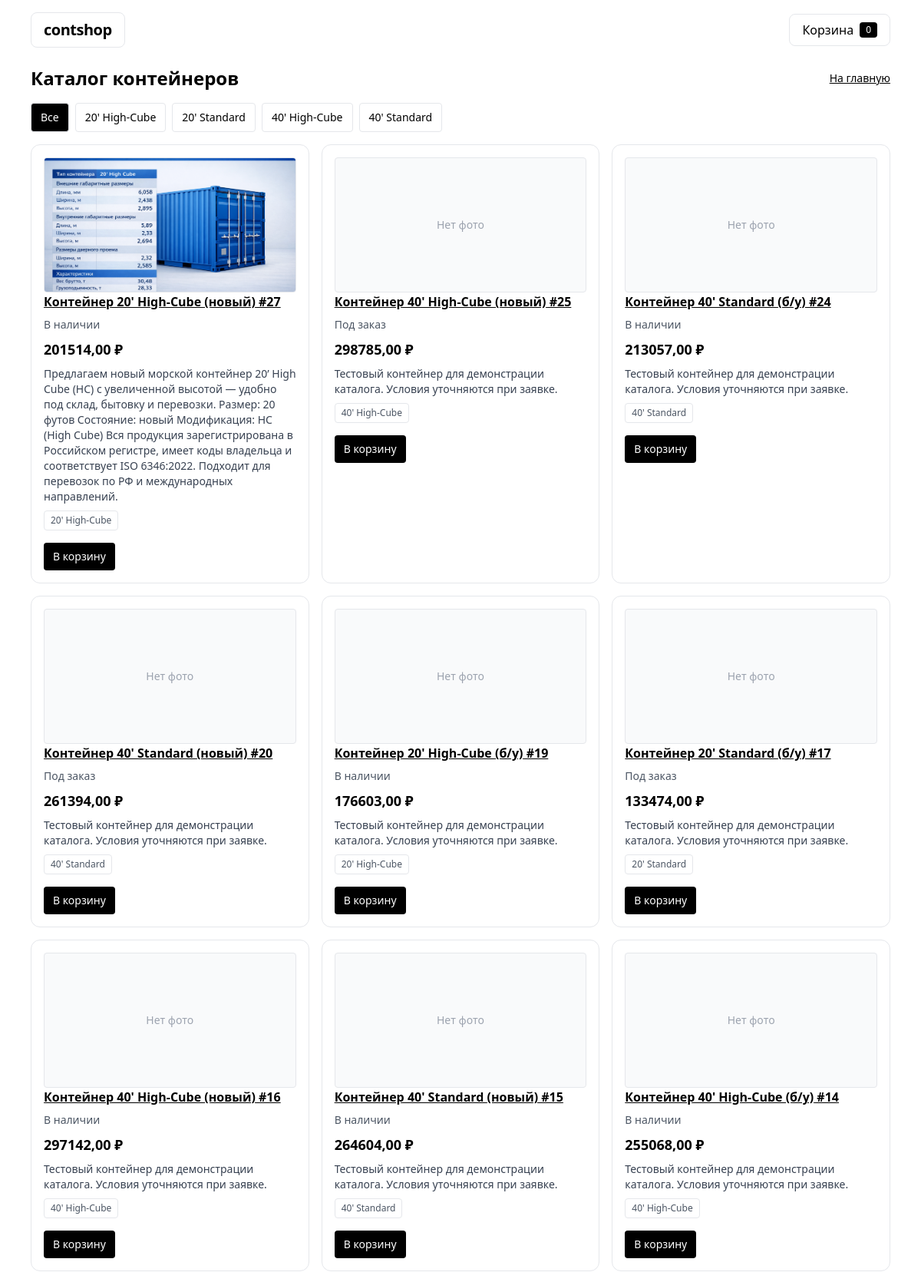
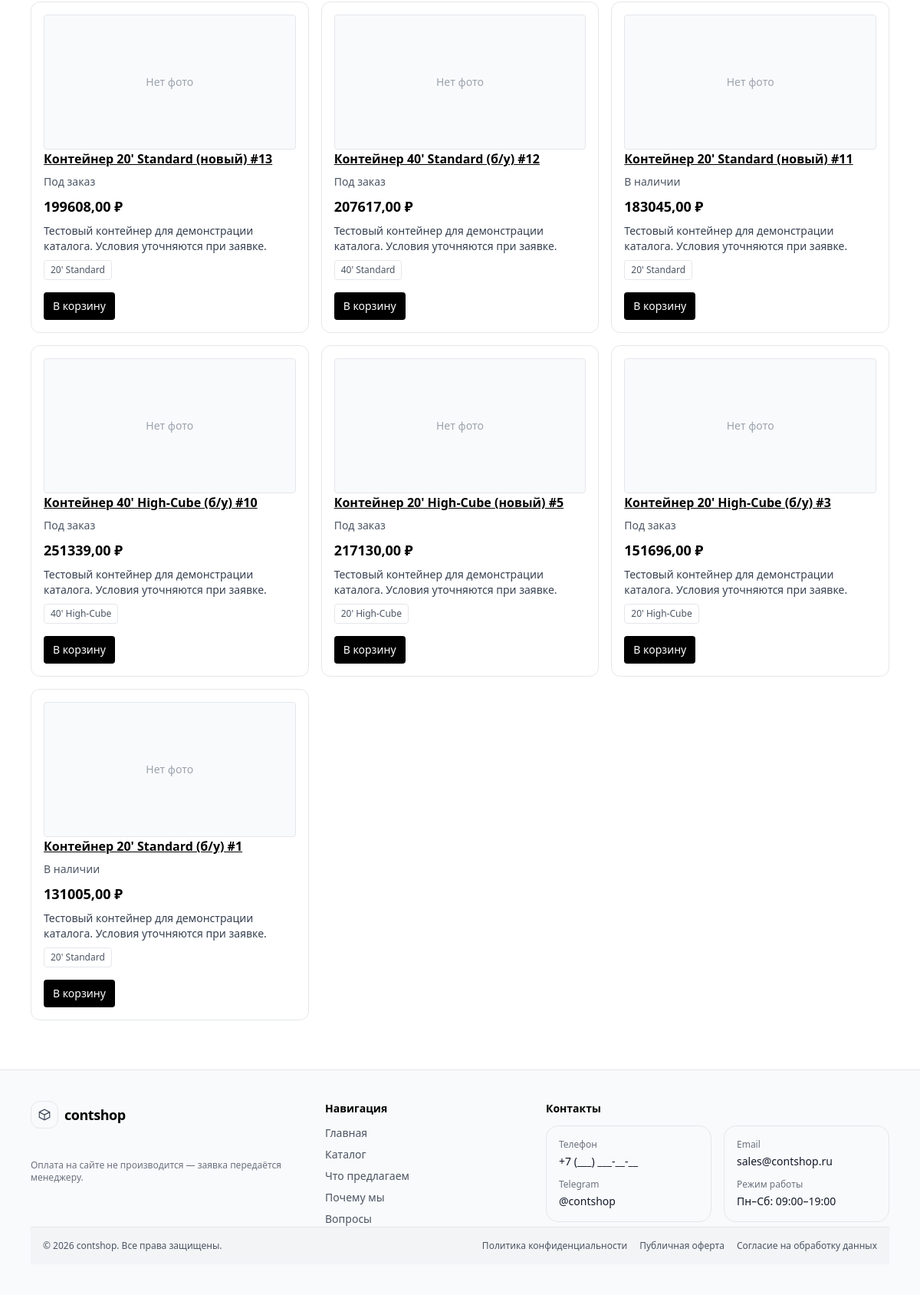
Page /catalog/ on the committed database (2 pictures, top to bottom).
### apps/catalog/models.py (models this page shows, shortened)
class Category(models.Model):
    title = models.CharField(max_length=120, unique=True)
    slug = models.SlugField(max_length=140, unique=True, blank=True)
    class Meta:
        verbose_name = "Категория"
        verbose_name_plural = "Категории"
        ordering = ["title"]

class Product(models.Model):
    AVAILABILITY_IN_STOCK = "in_stock"
    AVAILABILITY_ON_ORDER = "on_order"
    AVAILABILITY_OUT = "out"
    AVAILABILITY_CHOICES = [
        (AVAILABILITY_IN_STOCK, "В наличии"),
        (AVAILABILITY_ON_ORDER, "Под заказ"),
        (AVAILABILITY_OUT, "Нет"),
    ]
    CONDITION_NEW = "new"
    CONDITION_USED = "used"
    CONDITION_CHOICES = [
        (CONDITION_NEW, "Новый"),
        (CONDITION_USED, "Б/у"),
    ]
    SIZE_20 = "20"
    SIZE_40 = "40"
    SIZE_CHOICES = [
        (SIZE_20, "20 футов"),
        (SIZE_40, "40 футов"),
    ]
    TYPE_STD = "standard"
    TYPE_HC = "high_cube"
    TYPE_CHOICES = [
        (TYPE_STD, "Standard"),
        (TYPE_HC, "High-Cube"),
    ]
    title = models.CharField(max_length=200)
    slug = models.SlugField(max_length=220, unique=True)
    description = models.TextField(blank=True)
    categories = models.ManyToManyField(Category, related_name="products", blank=True)
    size = models.CharField(max_length=2, choices=SIZE_CHOICES, blank=True)
    container_type = models.CharField(max_length=20, choices=TYPE_CHOICES, blank=True)
    condition = models.CharField(max_length=10, choices=CONDITION_CHOICES, blank=True)
    is_for_sale = models.BooleanField(default=True)
    is_for_rent = models.BooleanField(default=False)
    price_sale = models.DecimalField(max_digits=12, decimal_places=2, null=True, blank=True)
    rent_terms = models.CharField(max_length=200, blank=True)
    availability = models.CharField(max_length=20, choices=AVAILABILITY_CHOICES, default=AVAILABILITY_IN_STOCK)
    created_at = models.DateTimeField(auto_now_add=True)
    class Meta:
        verbose_name = "Товар"
        verbose_name_plural = "Товары"
        ordering = ["-created_at"]

class ProductImage(models.Model):
    product = models.ForeignKey(Product, on_delete=models.CASCADE, related_name="images")
    image = models.ImageField(upload_to="products/")
    sort_order = models.PositiveIntegerField(default=0)
    class Meta:
        verbose_name = "Фото товара"
        verbose_name_plural = "Фото товаров"
        ordering = ["sort_order", "id"]

### apps/catalog/views/pages.py (the view)
# urls.py: path("", catalog_page, name="list"),
def catalog_page(request):
    context = {
        "categories": get_categories(),
        "products": get_products("all"),
        "active_slug": "all",
    }
    return render(request, "catalog/pages/catalog.html", context)

### apps/catalog/selectors.py (called while the page is built)
def get_categories() -> QuerySet[Category]:
    return Category.objects.all().order_by("title")

def get_products(category_slug: str | None = None) -> QuerySet[Product]:
    qs = Product.objects.prefetch_related("categories").all().order_by("-id")
    if category_slug and category_slug != "all":
        qs = qs.filter(categories__slug=category_slug)
    return qs.distinct()

### apps/catalog/templates/catalog/pages/catalog.html
{% extends "base.html" %}
{% block content %}
<div class="space-y-4">
  <div class="flex items-center justify-between">
    <h1 class="text-2xl font-bold">Каталог контейнеров</h1>
    <a class="text-sm underline" href="/">На главную</a>
  </div>
  <div id="catalog-block">
    {% include "catalog/partials/catalog_block.html" %}
  </div>
</div>
{% endblock %}

### apps/catalog/templates/catalog/partials/catalog_block.html
<div id="catalog-block" class="space-y-4">
  <div class="flex flex-wrap gap-2">
    <button
      class="px-3 py-2 rounded border text-sm {% if active_slug == 'all' %}bg-black text-white{% endif %}"
      hx-get="{% url 'catalog:partial_list' %}?category=all"
      hx-target="#catalog-block"
      hx-swap="outerHTML"
    >Все</button>
    {% for c in categories %}
      <button
        class="px-3 py-2 rounded border text-sm {% if active_slug == c.slug %}bg-black text-white{% endif %}"
        hx-get="{% url 'catalog:partial_list' %}?category={{ c.slug }}"
        hx-target="#catalog-block"
        hx-swap="outerHTML"
      >{{ c.title }}</button>
    {% endfor %}
  </div>
  {% include "catalog/partials/product_list.html" %}
</div>

### apps/catalog/templates/catalog/partials/product_list.html (shortened to what this page needs)
{% if products %}
  <div class="grid grid-cols-1 md:grid-cols-2 lg:grid-cols-3 gap-4">
    {% for p in products %}
      <div class="border rounded-xl p-4 space-y-2 bg-white">
        {% with img=p.images.all|first %}
          {% if img %}
            <img
              src="{{ img.image.url }}"
              alt="{{ p.title }}"
              class="w-full h-44 object-cover rounded border"
              loading="lazy"
            >
          {% else %}
            <div class="w-full h-44 rounded border bg-gray-50 flex items-center justify-center text-sm text-gray-400">
              Нет фото
            </div>
          {% endif %}
        {% endwith %}
        <a class="font-semibold underline" href="{% url 'catalog:detail' p.slug %}">
          {{ p.title }}
        </a>
        <div class="text-sm text-gray-600">{{ p.get_availability_display }}</div>
        {% if p.price_sale %}
          <div class="text-lg font-semibold">{{ p.price_sale }} ₽</div>
        {% endif %}
        <div class="text-sm text-gray-700">
          {{ p.description }}
        </div>
        <div class="flex flex-wrap gap-1 text-xs text-gray-600">
          {% for c in p.categories.all %}
            <span class="px-2 py-1 border rounded">{{ c.title }}</span>
          {% endfor %}
        </div>
        <div class="pt-2">
          <form hx-post="{% url 'cart:add' p.id %}"
                hx-swap="none"
                hx-disabled-elt="find button">
            <button type="submit" class="px-3 py-2 rounded bg-black text-white text-sm">
              В корзину
            </button>
          </form>
        </div>
      </div>
    {% endfor %}
  </div>
{% else %}
  <div class="text-gray-600">Товары не найдены.</div>
{% endif %}

### rows in the picture
Category: title "20' High-Cube"
Category: title "20' Standard"
Category: title "40' High-Cube"
Category: title "40' Standard"
Product: images.image (picture), title "Контейнер 20' High-Cube (новый) #27", availability "В наличии", price_sale "201514,00", description "Предлагаем новый морской контейнер 20’ High Cube (HC) с увеличенной высотой — удобно под склад, бытовку и перевозки. Размер: 20 футов Состояние: новый Модификация: HC (High Cube) Вся продукция зарегистрирована в Российском регистре, имеет коды владельца и соответствует ISO 6346:2022. Подходит для перевозок по РФ и международных направлений."
Product: shows "Нет фото", title "Контейнер 40' High-Cube (новый) #25", availability "Под заказ", price_sale "298785,00", description "Тестовый контейнер для демонстрации каталога. Условия уточняются при заявке."
Product: shows "Нет фото", title "Контейнер 40' Standard (б/у) #24", availability "В наличии", price_sale "213057,00", description "Тестовый контейнер для демонстрации каталога. Условия уточняются при заявке."
Product: shows "Нет фото", title "Контейнер 40' Standard (новый) #20", availability "Под заказ", price_sale "261394,00", description "Тестовый контейнер для демонстрации каталога. Условия уточняются при заявке."
Product: shows "Нет фото", title "Контейнер 20' High-Cube (б/у) #19", availability "В наличии", price_sale "176603,00", description "Тестовый контейнер для демонстрации каталога. Условия уточняются при заявке."
Product: shows "Нет фото", title "Контейнер 20' Standard (б/у) #17", availability "Под заказ", price_sale "133474,00", description "Тестовый контейнер для демонстрации каталога. Условия уточняются при заявке."
Product: shows "Нет фото", title "Контейнер 40' High-Cube (новый) #16", availability "В наличии", price_sale "297142,00", description "Тестовый контейнер для демонстрации каталога. Условия уточняются при заявке."
Product: shows "Нет фото", title "Контейнер 40' Standard (новый) #15", availability "В наличии", price_sale "264604,00", description "Тестовый контейнер для демонстрации каталога. Условия уточняются при заявке."
Product: shows "Нет фото", title "Контейнер 40' High-Cube (б/у) #14", availability "В наличии", price_sale "255068,00", description "Тестовый контейнер для демонстрации каталога. Условия уточняются при заявке."
Product: shows "Нет фото", title "Контейнер 20' Standard (новый) #13", availability "Под заказ", price_sale "199608,00", description "Тестовый контейнер для демонстрации каталога. Условия уточняются при заявке."
Product: shows "Нет фото", title "Контейнер 40' Standard (б/у) #12", availability "Под заказ", price_sale "207617,00", description "Тестовый контейнер для демонстрации каталога. Условия уточняются при заявке."
Product: shows "Нет фото", title "Контейнер 20' Standard (новый) #11", availability "В наличии", price_sale "183045,00", description "Тестовый контейнер для демонстрации каталога. Условия уточняются при заявке."
Product: shows "Нет фото", title "Контейнер 40' High-Cube (б/у) #10", availability "Под заказ", price_sale "251339,00", description "Тестовый контейнер для демонстрации каталога. Условия уточняются при заявке."
Product: shows "Нет фото", title "Контейнер 20' High-Cube (новый) #5", availability "Под заказ", price_sale "217130,00", description "Тестовый контейнер для демонстрации каталога. Условия уточняются при заявке."
Product: shows "Нет фото", title "Контейнер 20' High-Cube (б/у) #3", availability "Под заказ", price_sale "151696,00", description "Тестовый контейнер для демонстрации каталога. Условия уточняются при заявке."
Product: shows "Нет фото", title "Контейнер 20' Standard (б/у) #1", availability "В наличии", price_sale "131005,00", description "Тестовый контейнер для демонстрации каталога. Условия уточняются при заявке."

### other values in the picture
{{ count|default_if_none:0|default:0 }} "0"
